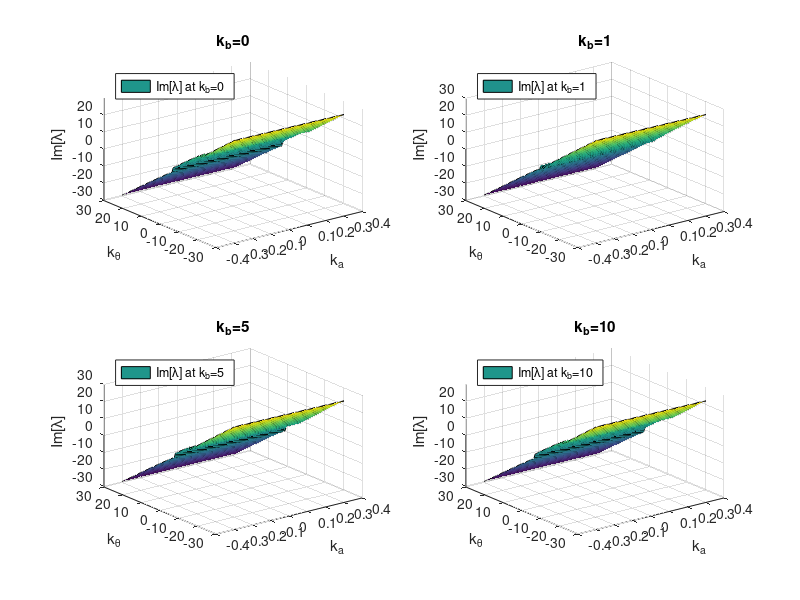

Reproduce this figure in MATLAB.
clc
clear
% 用来算平凡解

%系数
% A=u_a^*
% B=\frac{1}{\rho\phi}
% C=\alpha
% D=k_a
% E=k_{\theta}
% F=k_b
% H=\frac{1}{h_2}
% X=\lambda - here is F
A=1;
B=1;
C=pi/6;

F=10;

G=1;

H=1;

%网格
L = 0.3;
x = linspace(-L,L,100);
y = linspace(-100*L,100*L,100);

[X,Y]=meshgrid(x,y);

%解的函数关系
UP=- ((F.^2 + Y.^2.*H.^2 + X.^2).*(2.*A.*X.^3 - imag((- 8.*(F.^2 - sin(C).*F.*H.*1i + Y.^2.*H.^2 - cos(C).*X.*H.*1i + X.^2).*(2.*A.^2.*X.^2.*H.^2.*cos(C).^2 - 2.*A.^2.*X.^2.*F.^2 - 2.*Y.^4.*G.^2.*H.^4 - 2.*A.^2.*X.^4 + 4.*Y.^2.*G.^2.*H.^4.*cos(C).^2 + 4.*F.^2.*G.^2.*H.^2.*cos(C).^2 + 2.*X.^2.*G.^2.*H.^2.*sin(2.*C) + 2.*Y.^2.*G.^2.*H.^4.*sin(2.*C) + A.^2.*X.^3.*H.*cos(C).*4i - 2.*A.^2.*X.^2.*Y.^2.*H.^2 - 2.*X.^2.*Y.^2.*G.^2.*H.^2 - 2.*Y.^2.*F.^2.*G.^2.*H.^2 - 4.*A.*X.^3.*Y.*G.*H + X.*Y.^2.*G.^2.*H.^3.*cos(C).*4i - 4.*X.*F.*G.^2.*H.^2.*cos(C).^2 + Y.^2.*F.*G.^2.*H.^3.*cos(C).*4i + A.^2.*X.*F.*H.^2.*sin(2.*C) - 2.*X.*F.*G.^2.*H.^2.*sin(2.*C) - 4.*A.*X.*Y.^3.*G.*H.^3 + A.^2.*X.*F.^2.*H.*cos(C).*2i + A.^2.*X.^2.*F.*H.*sin(C).*2i + A.*X.^2.*Y.*G.*H.^2.*cos(C).*8i + 6.*A.*X.*Y.*G.*H.^3.*cos(C).^2 + A.*Y.*F.^2.*G.*H.^2.*cos(C).*2i + 2.*A.*X.*Y.*G.*H.^3.*sin(2.*C) + A.*Y.*F.*G.*H.^3.*sin(2.*C) - 4.*A.*X.*Y.*F.^2.*G.*H + A.*X.*Y.*F.*G.*H.^2.*cos(C).*4i + A.*X.*Y.*F.*G.*H.^2.*sin(C).*2i) + (A.*X.^3.*4i + A.*X.*F.^2.*4i + Y.^3.*G.*H.^3.*4i + A.*X.*Y.^2.*H.^2.*4i + 6.*A.*X.^2.*H.*cos(C) + 2.*A.*F.^2.*H.*cos(C) - A.*X.*H.^2.*cos(C).^2.*2i - Y.*G.*H.^3.*cos(C).^2.*4i - A.*F.*H.^2.*sin(2.*C).*1i - Y.*G.*H.^3.*sin(2.*C).*2i + X.^2.*Y.*G.*H.*4i + Y.*F.^2.*G.*H.*4i + 4.*A.*X.*F.*H.*sin(C) + 6.*X.*Y.*G.*H.^2.*cos(C) + 4.*Y.*F.*G.*H.^2.*cos(C) + 2.*Y.*F.*G.*H.^2.*sin(C)).^2).^(1./2))./2 + 2.*A.*X.*F.^2 + 2.*Y.^3.*G.*H.^3 + 2.*A.*X.*Y.^2.*H.^2 - A.*X.*H.^2.*cos(C).^2 - 2.*Y.*G.*H.^3.*cos(C).^2 - (A.*F.*H.^2.*sin(2.*C))./2 - Y.*G.*H.^3.*sin(2.*C) + 2.*X.^2.*Y.*G.*H + 2.*Y.*F.^2.*G.*H))./(2.*((F.^2 + Y.^2.*H.^2 + X.^2).^2 + (X.*H.*cos(C) + F.*H.*sin(C)).^2)) - ((X.*H.*cos(C) + F.*H.*sin(C)).*(3.*A.*X.^2.*H.*cos(C) - real((- 8.*(F.^2 - sin(C).*F.*H.*1i + Y.^2.*H.^2 - cos(C).*X.*H.*1i + X.^2).*(2.*A.^2.*X.^2.*H.^2.*cos(C).^2 - 2.*A.^2.*X.^2.*F.^2 - 2.*Y.^4.*G.^2.*H.^4 - 2.*A.^2.*X.^4 + 4.*Y.^2.*G.^2.*H.^4.*cos(C).^2 + 4.*F.^2.*G.^2.*H.^2.*cos(C).^2 + 2.*X.^2.*G.^2.*H.^2.*sin(2.*C) + 2.*Y.^2.*G.^2.*H.^4.*sin(2.*C) + A.^2.*X.^3.*H.*cos(C).*4i - 2.*A.^2.*X.^2.*Y.^2.*H.^2 - 2.*X.^2.*Y.^2.*G.^2.*H.^2 - 2.*Y.^2.*F.^2.*G.^2.*H.^2 - 4.*A.*X.^3.*Y.*G.*H + X.*Y.^2.*G.^2.*H.^3.*cos(C).*4i - 4.*X.*F.*G.^2.*H.^2.*cos(C).^2 + Y.^2.*F.*G.^2.*H.^3.*cos(C).*4i + A.^2.*X.*F.*H.^2.*sin(2.*C) - 2.*X.*F.*G.^2.*H.^2.*sin(2.*C) - 4.*A.*X.*Y.^3.*G.*H.^3 + A.^2.*X.*F.^2.*H.*cos(C).*2i + A.^2.*X.^2.*F.*H.*sin(C).*2i + A.*X.^2.*Y.*G.*H.^2.*cos(C).*8i + 6.*A.*X.*Y.*G.*H.^3.*cos(C).^2 + A.*Y.*F.^2.*G.*H.^2.*cos(C).*2i + 2.*A.*X.*Y.*G.*H.^3.*sin(2.*C) + A.*Y.*F.*G.*H.^3.*sin(2.*C) - 4.*A.*X.*Y.*F.^2.*G.*H + A.*X.*Y.*F.*G.*H.^2.*cos(C).*4i + A.*X.*Y.*F.*G.*H.^2.*sin(C).*2i) + (A.*X.^3.*4i + A.*X.*F.^2.*4i + Y.^3.*G.*H.^3.*4i + A.*X.*Y.^2.*H.^2.*4i + 6.*A.*X.^2.*H.*cos(C) + 2.*A.*F.^2.*H.*cos(C) - A.*X.*H.^2.*cos(C).^2.*2i - Y.*G.*H.^3.*cos(C).^2.*4i - A.*F.*H.^2.*sin(2.*C).*1i - Y.*G.*H.^3.*sin(2.*C).*2i + X.^2.*Y.*G.*H.*4i + Y.*F.^2.*G.*H.*4i + 4.*A.*X.*F.*H.*sin(C) + 6.*X.*Y.*G.*H.^2.*cos(C) + 4.*Y.*F.*G.*H.^2.*cos(C) + 2.*Y.*F.*G.*H.^2.*sin(C)).^2).^(1./2))./2 + A.*F.^2.*H.*cos(C) + 2.*A.*X.*F.*H.*sin(C) + 3.*X.*Y.*G.*H.^2.*cos(C) + 2.*Y.*F.*G.*H.^2.*cos(C) + Y.*F.*G.*H.^2.*sin(C)))./(2.*((F.^2 + Y.^2.*H.^2 + X.^2).^2 + (X.*H.*cos(C) + F.*H.*sin(C)).^2));


%
subplot(2,2,1)
surf(X,Y,UP);

zlim([-inf,inf])

legend('Im[\lambda] at k_b=0','Location','northwest')

%colorbar;
xlabel('k_a')
ylabel('k_{\theta}')
zlabel('Im[\lambda]')
title('k_b=0')

%
F=1;

%解的函数关系
UP=- ((F.^2 + Y.^2.*H.^2 + X.^2).*(2.*A.*X.^3 - imag((- 8.*(F.^2 - sin(C).*F.*H.*1i + Y.^2.*H.^2 - cos(C).*X.*H.*1i + X.^2).*(2.*A.^2.*X.^2.*H.^2.*cos(C).^2 - 2.*A.^2.*X.^2.*F.^2 - 2.*Y.^4.*G.^2.*H.^4 - 2.*A.^2.*X.^4 + 4.*Y.^2.*G.^2.*H.^4.*cos(C).^2 + 4.*F.^2.*G.^2.*H.^2.*cos(C).^2 + 2.*X.^2.*G.^2.*H.^2.*sin(2.*C) + 2.*Y.^2.*G.^2.*H.^4.*sin(2.*C) + A.^2.*X.^3.*H.*cos(C).*4i - 2.*A.^2.*X.^2.*Y.^2.*H.^2 - 2.*X.^2.*Y.^2.*G.^2.*H.^2 - 2.*Y.^2.*F.^2.*G.^2.*H.^2 - 4.*A.*X.^3.*Y.*G.*H + X.*Y.^2.*G.^2.*H.^3.*cos(C).*4i - 4.*X.*F.*G.^2.*H.^2.*cos(C).^2 + Y.^2.*F.*G.^2.*H.^3.*cos(C).*4i + A.^2.*X.*F.*H.^2.*sin(2.*C) - 2.*X.*F.*G.^2.*H.^2.*sin(2.*C) - 4.*A.*X.*Y.^3.*G.*H.^3 + A.^2.*X.*F.^2.*H.*cos(C).*2i + A.^2.*X.^2.*F.*H.*sin(C).*2i + A.*X.^2.*Y.*G.*H.^2.*cos(C).*8i + 6.*A.*X.*Y.*G.*H.^3.*cos(C).^2 + A.*Y.*F.^2.*G.*H.^2.*cos(C).*2i + 2.*A.*X.*Y.*G.*H.^3.*sin(2.*C) + A.*Y.*F.*G.*H.^3.*sin(2.*C) - 4.*A.*X.*Y.*F.^2.*G.*H + A.*X.*Y.*F.*G.*H.^2.*cos(C).*4i + A.*X.*Y.*F.*G.*H.^2.*sin(C).*2i) + (A.*X.^3.*4i + A.*X.*F.^2.*4i + Y.^3.*G.*H.^3.*4i + A.*X.*Y.^2.*H.^2.*4i + 6.*A.*X.^2.*H.*cos(C) + 2.*A.*F.^2.*H.*cos(C) - A.*X.*H.^2.*cos(C).^2.*2i - Y.*G.*H.^3.*cos(C).^2.*4i - A.*F.*H.^2.*sin(2.*C).*1i - Y.*G.*H.^3.*sin(2.*C).*2i + X.^2.*Y.*G.*H.*4i + Y.*F.^2.*G.*H.*4i + 4.*A.*X.*F.*H.*sin(C) + 6.*X.*Y.*G.*H.^2.*cos(C) + 4.*Y.*F.*G.*H.^2.*cos(C) + 2.*Y.*F.*G.*H.^2.*sin(C)).^2).^(1./2))./2 + 2.*A.*X.*F.^2 + 2.*Y.^3.*G.*H.^3 + 2.*A.*X.*Y.^2.*H.^2 - A.*X.*H.^2.*cos(C).^2 - 2.*Y.*G.*H.^3.*cos(C).^2 - (A.*F.*H.^2.*sin(2.*C))./2 - Y.*G.*H.^3.*sin(2.*C) + 2.*X.^2.*Y.*G.*H + 2.*Y.*F.^2.*G.*H))./(2.*((F.^2 + Y.^2.*H.^2 + X.^2).^2 + (X.*H.*cos(C) + F.*H.*sin(C)).^2)) - ((X.*H.*cos(C) + F.*H.*sin(C)).*(3.*A.*X.^2.*H.*cos(C) - real((- 8.*(F.^2 - sin(C).*F.*H.*1i + Y.^2.*H.^2 - cos(C).*X.*H.*1i + X.^2).*(2.*A.^2.*X.^2.*H.^2.*cos(C).^2 - 2.*A.^2.*X.^2.*F.^2 - 2.*Y.^4.*G.^2.*H.^4 - 2.*A.^2.*X.^4 + 4.*Y.^2.*G.^2.*H.^4.*cos(C).^2 + 4.*F.^2.*G.^2.*H.^2.*cos(C).^2 + 2.*X.^2.*G.^2.*H.^2.*sin(2.*C) + 2.*Y.^2.*G.^2.*H.^4.*sin(2.*C) + A.^2.*X.^3.*H.*cos(C).*4i - 2.*A.^2.*X.^2.*Y.^2.*H.^2 - 2.*X.^2.*Y.^2.*G.^2.*H.^2 - 2.*Y.^2.*F.^2.*G.^2.*H.^2 - 4.*A.*X.^3.*Y.*G.*H + X.*Y.^2.*G.^2.*H.^3.*cos(C).*4i - 4.*X.*F.*G.^2.*H.^2.*cos(C).^2 + Y.^2.*F.*G.^2.*H.^3.*cos(C).*4i + A.^2.*X.*F.*H.^2.*sin(2.*C) - 2.*X.*F.*G.^2.*H.^2.*sin(2.*C) - 4.*A.*X.*Y.^3.*G.*H.^3 + A.^2.*X.*F.^2.*H.*cos(C).*2i + A.^2.*X.^2.*F.*H.*sin(C).*2i + A.*X.^2.*Y.*G.*H.^2.*cos(C).*8i + 6.*A.*X.*Y.*G.*H.^3.*cos(C).^2 + A.*Y.*F.^2.*G.*H.^2.*cos(C).*2i + 2.*A.*X.*Y.*G.*H.^3.*sin(2.*C) + A.*Y.*F.*G.*H.^3.*sin(2.*C) - 4.*A.*X.*Y.*F.^2.*G.*H + A.*X.*Y.*F.*G.*H.^2.*cos(C).*4i + A.*X.*Y.*F.*G.*H.^2.*sin(C).*2i) + (A.*X.^3.*4i + A.*X.*F.^2.*4i + Y.^3.*G.*H.^3.*4i + A.*X.*Y.^2.*H.^2.*4i + 6.*A.*X.^2.*H.*cos(C) + 2.*A.*F.^2.*H.*cos(C) - A.*X.*H.^2.*cos(C).^2.*2i - Y.*G.*H.^3.*cos(C).^2.*4i - A.*F.*H.^2.*sin(2.*C).*1i - Y.*G.*H.^3.*sin(2.*C).*2i + X.^2.*Y.*G.*H.*4i + Y.*F.^2.*G.*H.*4i + 4.*A.*X.*F.*H.*sin(C) + 6.*X.*Y.*G.*H.^2.*cos(C) + 4.*Y.*F.*G.*H.^2.*cos(C) + 2.*Y.*F.*G.*H.^2.*sin(C)).^2).^(1./2))./2 + A.*F.^2.*H.*cos(C) + 2.*A.*X.*F.*H.*sin(C) + 3.*X.*Y.*G.*H.^2.*cos(C) + 2.*Y.*F.*G.*H.^2.*cos(C) + Y.*F.*G.*H.^2.*sin(C)))./(2.*((F.^2 + Y.^2.*H.^2 + X.^2).^2 + (X.*H.*cos(C) + F.*H.*sin(C)).^2));



%
subplot(2,2,2)
surf(X,Y,UP);

zlim([-inf,inf])

legend('Im[\lambda] at k_b=1','Location','northwest')

%colorbar;
xlabel('k_a')
ylabel('k_{\theta}')
zlabel('Im[\lambda]')
title('k_b=1')

%
F=5;

%解的函数关系
UP=- ((F.^2 + Y.^2.*H.^2 + X.^2).*(2.*A.*X.^3 - imag((- 8.*(F.^2 - sin(C).*F.*H.*1i + Y.^2.*H.^2 - cos(C).*X.*H.*1i + X.^2).*(2.*A.^2.*X.^2.*H.^2.*cos(C).^2 - 2.*A.^2.*X.^2.*F.^2 - 2.*Y.^4.*G.^2.*H.^4 - 2.*A.^2.*X.^4 + 4.*Y.^2.*G.^2.*H.^4.*cos(C).^2 + 4.*F.^2.*G.^2.*H.^2.*cos(C).^2 + 2.*X.^2.*G.^2.*H.^2.*sin(2.*C) + 2.*Y.^2.*G.^2.*H.^4.*sin(2.*C) + A.^2.*X.^3.*H.*cos(C).*4i - 2.*A.^2.*X.^2.*Y.^2.*H.^2 - 2.*X.^2.*Y.^2.*G.^2.*H.^2 - 2.*Y.^2.*F.^2.*G.^2.*H.^2 - 4.*A.*X.^3.*Y.*G.*H + X.*Y.^2.*G.^2.*H.^3.*cos(C).*4i - 4.*X.*F.*G.^2.*H.^2.*cos(C).^2 + Y.^2.*F.*G.^2.*H.^3.*cos(C).*4i + A.^2.*X.*F.*H.^2.*sin(2.*C) - 2.*X.*F.*G.^2.*H.^2.*sin(2.*C) - 4.*A.*X.*Y.^3.*G.*H.^3 + A.^2.*X.*F.^2.*H.*cos(C).*2i + A.^2.*X.^2.*F.*H.*sin(C).*2i + A.*X.^2.*Y.*G.*H.^2.*cos(C).*8i + 6.*A.*X.*Y.*G.*H.^3.*cos(C).^2 + A.*Y.*F.^2.*G.*H.^2.*cos(C).*2i + 2.*A.*X.*Y.*G.*H.^3.*sin(2.*C) + A.*Y.*F.*G.*H.^3.*sin(2.*C) - 4.*A.*X.*Y.*F.^2.*G.*H + A.*X.*Y.*F.*G.*H.^2.*cos(C).*4i + A.*X.*Y.*F.*G.*H.^2.*sin(C).*2i) + (A.*X.^3.*4i + A.*X.*F.^2.*4i + Y.^3.*G.*H.^3.*4i + A.*X.*Y.^2.*H.^2.*4i + 6.*A.*X.^2.*H.*cos(C) + 2.*A.*F.^2.*H.*cos(C) - A.*X.*H.^2.*cos(C).^2.*2i - Y.*G.*H.^3.*cos(C).^2.*4i - A.*F.*H.^2.*sin(2.*C).*1i - Y.*G.*H.^3.*sin(2.*C).*2i + X.^2.*Y.*G.*H.*4i + Y.*F.^2.*G.*H.*4i + 4.*A.*X.*F.*H.*sin(C) + 6.*X.*Y.*G.*H.^2.*cos(C) + 4.*Y.*F.*G.*H.^2.*cos(C) + 2.*Y.*F.*G.*H.^2.*sin(C)).^2).^(1./2))./2 + 2.*A.*X.*F.^2 + 2.*Y.^3.*G.*H.^3 + 2.*A.*X.*Y.^2.*H.^2 - A.*X.*H.^2.*cos(C).^2 - 2.*Y.*G.*H.^3.*cos(C).^2 - (A.*F.*H.^2.*sin(2.*C))./2 - Y.*G.*H.^3.*sin(2.*C) + 2.*X.^2.*Y.*G.*H + 2.*Y.*F.^2.*G.*H))./(2.*((F.^2 + Y.^2.*H.^2 + X.^2).^2 + (X.*H.*cos(C) + F.*H.*sin(C)).^2)) - ((X.*H.*cos(C) + F.*H.*sin(C)).*(3.*A.*X.^2.*H.*cos(C) - real((- 8.*(F.^2 - sin(C).*F.*H.*1i + Y.^2.*H.^2 - cos(C).*X.*H.*1i + X.^2).*(2.*A.^2.*X.^2.*H.^2.*cos(C).^2 - 2.*A.^2.*X.^2.*F.^2 - 2.*Y.^4.*G.^2.*H.^4 - 2.*A.^2.*X.^4 + 4.*Y.^2.*G.^2.*H.^4.*cos(C).^2 + 4.*F.^2.*G.^2.*H.^2.*cos(C).^2 + 2.*X.^2.*G.^2.*H.^2.*sin(2.*C) + 2.*Y.^2.*G.^2.*H.^4.*sin(2.*C) + A.^2.*X.^3.*H.*cos(C).*4i - 2.*A.^2.*X.^2.*Y.^2.*H.^2 - 2.*X.^2.*Y.^2.*G.^2.*H.^2 - 2.*Y.^2.*F.^2.*G.^2.*H.^2 - 4.*A.*X.^3.*Y.*G.*H + X.*Y.^2.*G.^2.*H.^3.*cos(C).*4i - 4.*X.*F.*G.^2.*H.^2.*cos(C).^2 + Y.^2.*F.*G.^2.*H.^3.*cos(C).*4i + A.^2.*X.*F.*H.^2.*sin(2.*C) - 2.*X.*F.*G.^2.*H.^2.*sin(2.*C) - 4.*A.*X.*Y.^3.*G.*H.^3 + A.^2.*X.*F.^2.*H.*cos(C).*2i + A.^2.*X.^2.*F.*H.*sin(C).*2i + A.*X.^2.*Y.*G.*H.^2.*cos(C).*8i + 6.*A.*X.*Y.*G.*H.^3.*cos(C).^2 + A.*Y.*F.^2.*G.*H.^2.*cos(C).*2i + 2.*A.*X.*Y.*G.*H.^3.*sin(2.*C) + A.*Y.*F.*G.*H.^3.*sin(2.*C) - 4.*A.*X.*Y.*F.^2.*G.*H + A.*X.*Y.*F.*G.*H.^2.*cos(C).*4i + A.*X.*Y.*F.*G.*H.^2.*sin(C).*2i) + (A.*X.^3.*4i + A.*X.*F.^2.*4i + Y.^3.*G.*H.^3.*4i + A.*X.*Y.^2.*H.^2.*4i + 6.*A.*X.^2.*H.*cos(C) + 2.*A.*F.^2.*H.*cos(C) - A.*X.*H.^2.*cos(C).^2.*2i - Y.*G.*H.^3.*cos(C).^2.*4i - A.*F.*H.^2.*sin(2.*C).*1i - Y.*G.*H.^3.*sin(2.*C).*2i + X.^2.*Y.*G.*H.*4i + Y.*F.^2.*G.*H.*4i + 4.*A.*X.*F.*H.*sin(C) + 6.*X.*Y.*G.*H.^2.*cos(C) + 4.*Y.*F.*G.*H.^2.*cos(C) + 2.*Y.*F.*G.*H.^2.*sin(C)).^2).^(1./2))./2 + A.*F.^2.*H.*cos(C) + 2.*A.*X.*F.*H.*sin(C) + 3.*X.*Y.*G.*H.^2.*cos(C) + 2.*Y.*F.*G.*H.^2.*cos(C) + Y.*F.*G.*H.^2.*sin(C)))./(2.*((F.^2 + Y.^2.*H.^2 + X.^2).^2 + (X.*H.*cos(C) + F.*H.*sin(C)).^2));



%
subplot(2,2,3)
surf(X,Y,UP);

zlim([-inf,inf])

legend('Im[\lambda] at k_b=5','Location','northwest')

%colorbar;
xlabel('k_a')
ylabel('k_{\theta}')
zlabel('Im[\lambda]')
title('k_b=5')

%
F=10;

%解的函数关系
UP=- ((F.^2 + Y.^2.*H.^2 + X.^2).*(2.*A.*X.^3 - imag((- 8.*(F.^2 - sin(C).*F.*H.*1i + Y.^2.*H.^2 - cos(C).*X.*H.*1i + X.^2).*(2.*A.^2.*X.^2.*H.^2.*cos(C).^2 - 2.*A.^2.*X.^2.*F.^2 - 2.*Y.^4.*G.^2.*H.^4 - 2.*A.^2.*X.^4 + 4.*Y.^2.*G.^2.*H.^4.*cos(C).^2 + 4.*F.^2.*G.^2.*H.^2.*cos(C).^2 + 2.*X.^2.*G.^2.*H.^2.*sin(2.*C) + 2.*Y.^2.*G.^2.*H.^4.*sin(2.*C) + A.^2.*X.^3.*H.*cos(C).*4i - 2.*A.^2.*X.^2.*Y.^2.*H.^2 - 2.*X.^2.*Y.^2.*G.^2.*H.^2 - 2.*Y.^2.*F.^2.*G.^2.*H.^2 - 4.*A.*X.^3.*Y.*G.*H + X.*Y.^2.*G.^2.*H.^3.*cos(C).*4i - 4.*X.*F.*G.^2.*H.^2.*cos(C).^2 + Y.^2.*F.*G.^2.*H.^3.*cos(C).*4i + A.^2.*X.*F.*H.^2.*sin(2.*C) - 2.*X.*F.*G.^2.*H.^2.*sin(2.*C) - 4.*A.*X.*Y.^3.*G.*H.^3 + A.^2.*X.*F.^2.*H.*cos(C).*2i + A.^2.*X.^2.*F.*H.*sin(C).*2i + A.*X.^2.*Y.*G.*H.^2.*cos(C).*8i + 6.*A.*X.*Y.*G.*H.^3.*cos(C).^2 + A.*Y.*F.^2.*G.*H.^2.*cos(C).*2i + 2.*A.*X.*Y.*G.*H.^3.*sin(2.*C) + A.*Y.*F.*G.*H.^3.*sin(2.*C) - 4.*A.*X.*Y.*F.^2.*G.*H + A.*X.*Y.*F.*G.*H.^2.*cos(C).*4i + A.*X.*Y.*F.*G.*H.^2.*sin(C).*2i) + (A.*X.^3.*4i + A.*X.*F.^2.*4i + Y.^3.*G.*H.^3.*4i + A.*X.*Y.^2.*H.^2.*4i + 6.*A.*X.^2.*H.*cos(C) + 2.*A.*F.^2.*H.*cos(C) - A.*X.*H.^2.*cos(C).^2.*2i - Y.*G.*H.^3.*cos(C).^2.*4i - A.*F.*H.^2.*sin(2.*C).*1i - Y.*G.*H.^3.*sin(2.*C).*2i + X.^2.*Y.*G.*H.*4i + Y.*F.^2.*G.*H.*4i + 4.*A.*X.*F.*H.*sin(C) + 6.*X.*Y.*G.*H.^2.*cos(C) + 4.*Y.*F.*G.*H.^2.*cos(C) + 2.*Y.*F.*G.*H.^2.*sin(C)).^2).^(1./2))./2 + 2.*A.*X.*F.^2 + 2.*Y.^3.*G.*H.^3 + 2.*A.*X.*Y.^2.*H.^2 - A.*X.*H.^2.*cos(C).^2 - 2.*Y.*G.*H.^3.*cos(C).^2 - (A.*F.*H.^2.*sin(2.*C))./2 - Y.*G.*H.^3.*sin(2.*C) + 2.*X.^2.*Y.*G.*H + 2.*Y.*F.^2.*G.*H))./(2.*((F.^2 + Y.^2.*H.^2 + X.^2).^2 + (X.*H.*cos(C) + F.*H.*sin(C)).^2)) - ((X.*H.*cos(C) + F.*H.*sin(C)).*(3.*A.*X.^2.*H.*cos(C) - real((- 8.*(F.^2 - sin(C).*F.*H.*1i + Y.^2.*H.^2 - cos(C).*X.*H.*1i + X.^2).*(2.*A.^2.*X.^2.*H.^2.*cos(C).^2 - 2.*A.^2.*X.^2.*F.^2 - 2.*Y.^4.*G.^2.*H.^4 - 2.*A.^2.*X.^4 + 4.*Y.^2.*G.^2.*H.^4.*cos(C).^2 + 4.*F.^2.*G.^2.*H.^2.*cos(C).^2 + 2.*X.^2.*G.^2.*H.^2.*sin(2.*C) + 2.*Y.^2.*G.^2.*H.^4.*sin(2.*C) + A.^2.*X.^3.*H.*cos(C).*4i - 2.*A.^2.*X.^2.*Y.^2.*H.^2 - 2.*X.^2.*Y.^2.*G.^2.*H.^2 - 2.*Y.^2.*F.^2.*G.^2.*H.^2 - 4.*A.*X.^3.*Y.*G.*H + X.*Y.^2.*G.^2.*H.^3.*cos(C).*4i - 4.*X.*F.*G.^2.*H.^2.*cos(C).^2 + Y.^2.*F.*G.^2.*H.^3.*cos(C).*4i + A.^2.*X.*F.*H.^2.*sin(2.*C) - 2.*X.*F.*G.^2.*H.^2.*sin(2.*C) - 4.*A.*X.*Y.^3.*G.*H.^3 + A.^2.*X.*F.^2.*H.*cos(C).*2i + A.^2.*X.^2.*F.*H.*sin(C).*2i + A.*X.^2.*Y.*G.*H.^2.*cos(C).*8i + 6.*A.*X.*Y.*G.*H.^3.*cos(C).^2 + A.*Y.*F.^2.*G.*H.^2.*cos(C).*2i + 2.*A.*X.*Y.*G.*H.^3.*sin(2.*C) + A.*Y.*F.*G.*H.^3.*sin(2.*C) - 4.*A.*X.*Y.*F.^2.*G.*H + A.*X.*Y.*F.*G.*H.^2.*cos(C).*4i + A.*X.*Y.*F.*G.*H.^2.*sin(C).*2i) + (A.*X.^3.*4i + A.*X.*F.^2.*4i + Y.^3.*G.*H.^3.*4i + A.*X.*Y.^2.*H.^2.*4i + 6.*A.*X.^2.*H.*cos(C) + 2.*A.*F.^2.*H.*cos(C) - A.*X.*H.^2.*cos(C).^2.*2i - Y.*G.*H.^3.*cos(C).^2.*4i - A.*F.*H.^2.*sin(2.*C).*1i - Y.*G.*H.^3.*sin(2.*C).*2i + X.^2.*Y.*G.*H.*4i + Y.*F.^2.*G.*H.*4i + 4.*A.*X.*F.*H.*sin(C) + 6.*X.*Y.*G.*H.^2.*cos(C) + 4.*Y.*F.*G.*H.^2.*cos(C) + 2.*Y.*F.*G.*H.^2.*sin(C)).^2).^(1./2))./2 + A.*F.^2.*H.*cos(C) + 2.*A.*X.*F.*H.*sin(C) + 3.*X.*Y.*G.*H.^2.*cos(C) + 2.*Y.*F.*G.*H.^2.*cos(C) + Y.*F.*G.*H.^2.*sin(C)))./(2.*((F.^2 + Y.^2.*H.^2 + X.^2).^2 + (X.*H.*cos(C) + F.*H.*sin(C)).^2));



%
subplot(2,2,4)
surf(X,Y,UP);

zlim([-inf,inf])

legend('Im[\lambda] at k_b=10','Location','northwest')

%colorbar;
xlabel('k_a')
ylabel('k_{\theta}')
zlabel('Im[\lambda]')
title('k_b=10')


%title('Comparison of characteristic planes between real-state and base-state','FontSize',30)